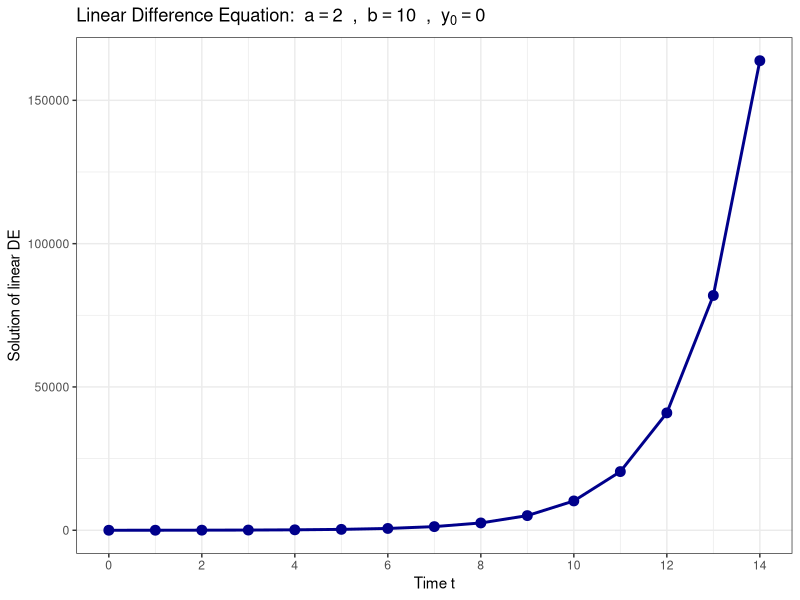
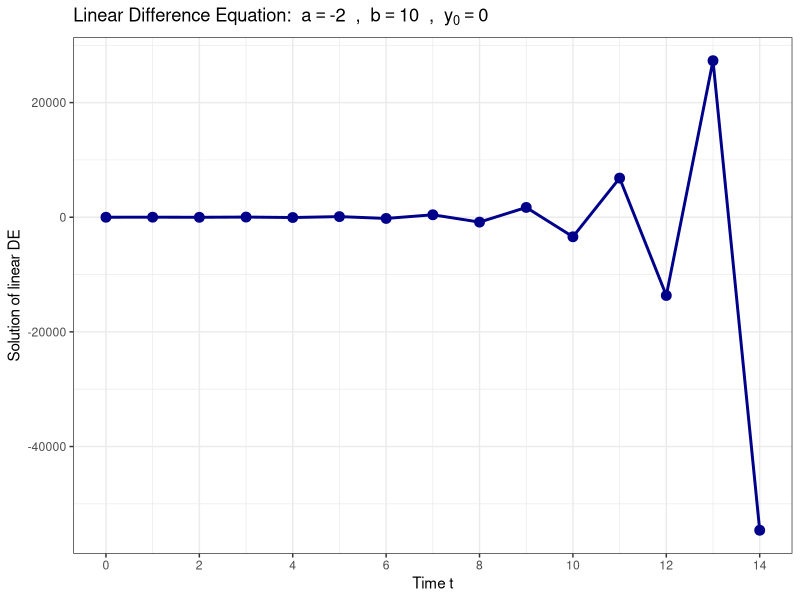
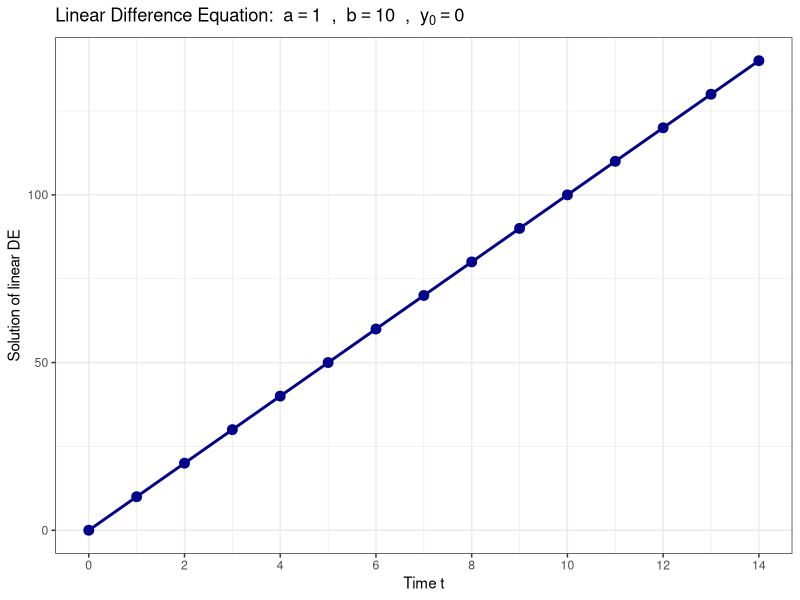
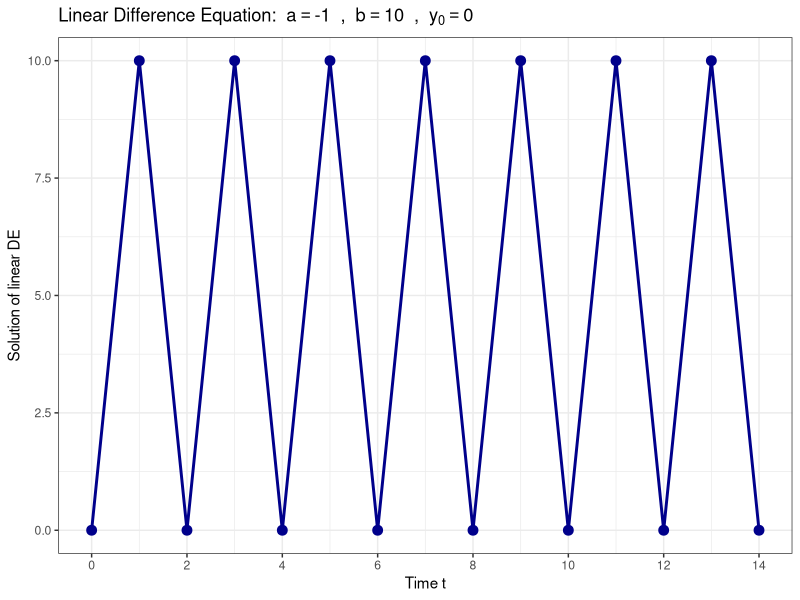
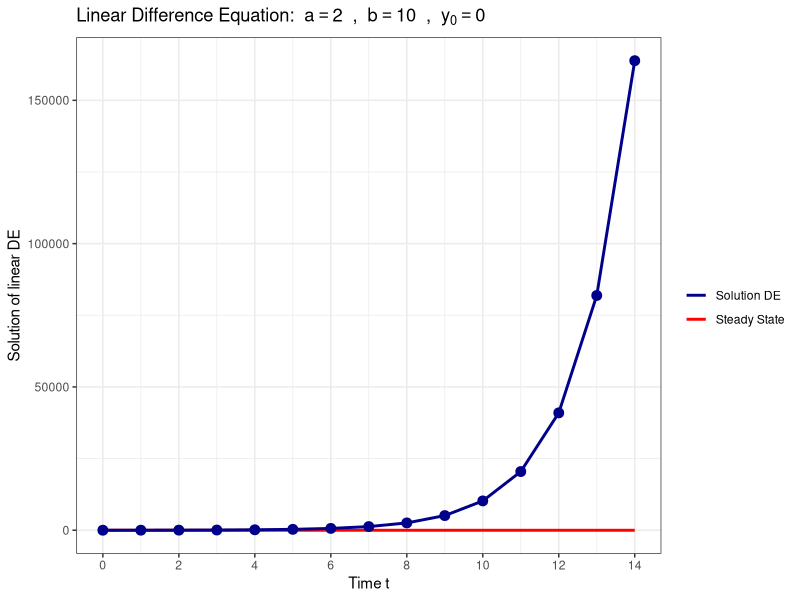
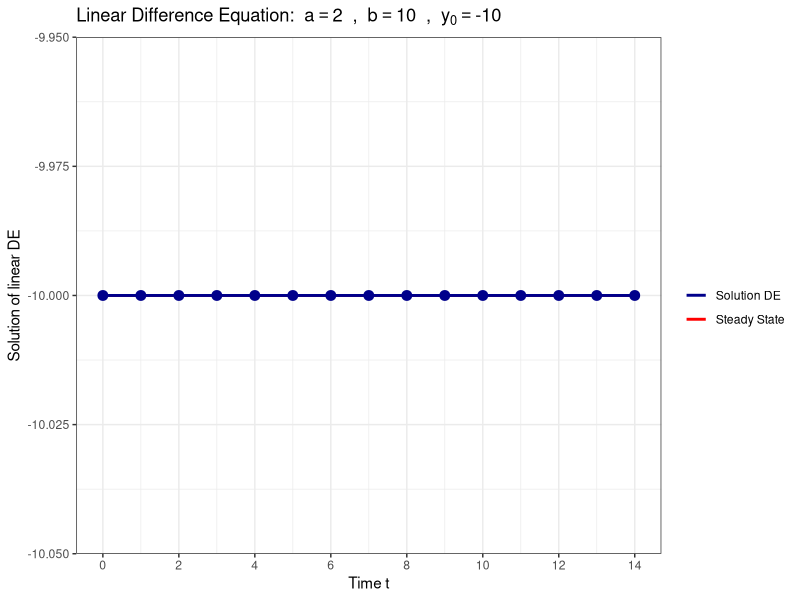
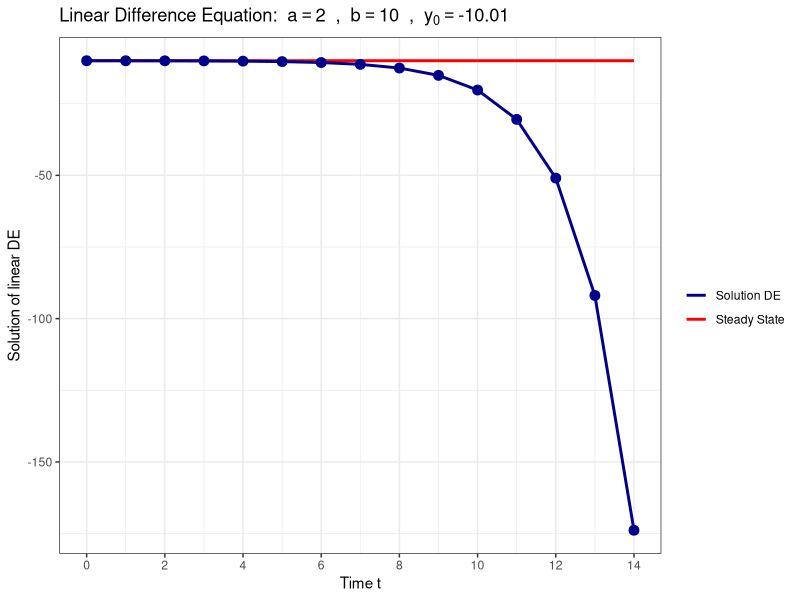
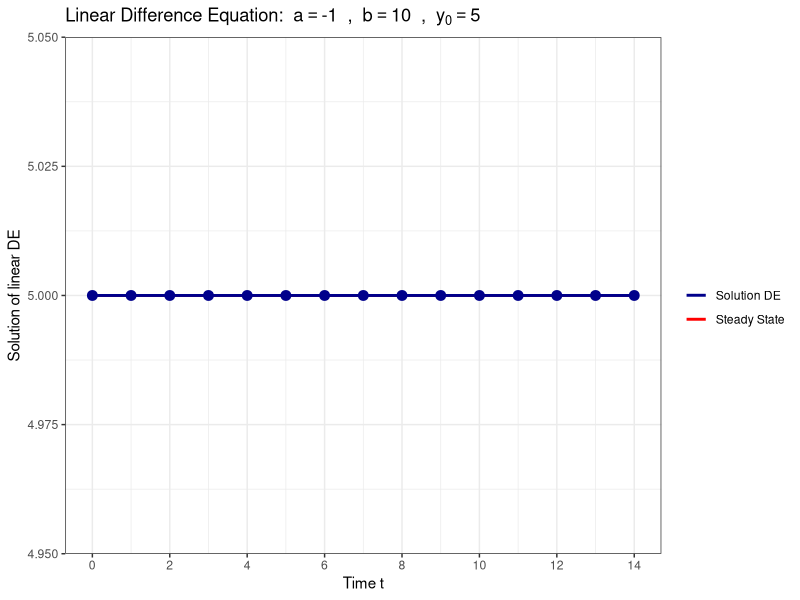

These figures' R source, in order:
#######################################
### Linear Difference Equations
#######################################

# Clear the workspace and load libraries
rm(list = ls())
library(reshape2)
library(base)
library(ggplot2)
library(grid)
library(stringr)
library(tidyverse)


########### 
# Iterates forward a difference equation with known starting value
#     y_0 : starting value
#     a,b : parameters of the difference equation
#     T   : for how many periods to iterate
########### 
diff_eq <- function(y_0, a, b, T) {
  y <- y_0
  for (t in 2:(T+1)) {
      y[t] = a*y[t-1] + b
  }
  return(y)
} 


########### 
# Plots a forward simulated difference equation
#     y_0 : starting value
#     a,b : parameters of the difference equation
#     T   : for how many periods to iterate
###########
plot_diff <- function(y_0, a, b, T) {
  
  # simulate equation forward
  y <- diff_eq(y_0, a, b, T)
  
  # generate plotting data
  dat <- data.frame(
    time = seq(0, T, 1),
    DE = y
  )
  
  # now generate the plot
  myplot <- ggplot(data=dat) + 
    geom_line(aes(x=time, y=DE), color= "darkblue", size=1) +
    geom_point(aes(x=time, y=DE), color= "darkblue", size=3, show.legend = FALSE) +
    coord_cartesian(xlim=c(0, T)) + 
    scale_x_continuous(breaks=seq(0, T, 2)) +
    labs(x = "Time t",
         y = "Solution of linear DE",
         title= bquote("Linear Difference Equation: " ~ a == .(a) ~ " , " ~ b == .(b) ~ " , " ~ y[0] == .(y_0))) +
    theme_bw()
  
  # print the plot
  print(myplot)
}


########### 
# Plots a forward simulated difference equation (incl. steady state)
#     y_0 : starting value
#     a,b : parameters of the difference equation
#     T   : for how many periods to iterate
########### 
plot_diff_steady <- function(y_0, a, b, T) {

  # simulate equation forward
  y <- diff_eq(y_0, a, b, T)
  
  # generate plotting data
  dat <- data.frame(
    time = seq(0, T, 1),
    DE = y,
    stst= array(b/(1-a), c(T+1))
  )
  
  # now generate the plot
  myplot <- ggplot(data=dat) + 
    geom_line(aes(x=time, y=stst, color="Steady State"), size=1) +
    geom_line(aes(x=time, y=DE, color="Solution DE"), size=1) +
    geom_point(aes(x=time, y=DE), color="darkblue", size=3, show.legend = FALSE) +
    scale_color_manual(name = "", values = c("Steady State"="red", "Solution DE"="darkblue")) +
    coord_cartesian(xlim=c(0, T)) + 
    scale_x_continuous(breaks=seq(0, T, 2)) +
    labs(x = "Time t",
         y = "Solution of linear DE",
         title= bquote("Linear Difference Equation: " ~ a == .(a) ~ " , " ~ b == .(b) ~ " , " ~ y[0] == .(y_0))) +
    theme_bw()
  
  # print the plot
  print(myplot)
}



########### 
# Generate different plots
########### 

T = 14;

# Values 1
a = 2 ; b = 10 ; y_0 = 0
plot_diff(y_0, a, b, T)

# Values 2
a = -2 ; b = 10 ; y_0 = 0
plot_diff(y_0, a, b, T)

# Values 3
a = 1; b = 10 ; y_0 = 0
plot_diff(y_0, a, b, T)

# Values 4
a = -1; b = 10 ; y_0 = 0
plot_diff(y_0, a, b, T)

# Values 5
a = 2 ; b = 10 ; y_0 = 0
plot_diff_steady(y_0, a, b, T)

# Values 6
a = 2 ; b = 10 ; y_0 = b/(1-a)
plot_diff_steady(y_0, a, b, T)

# Values 7
a = 2 ; b = 10 ; y_0 = b/(1-a)-0.01
plot_diff_steady(y_0, a, b, T)

# Values 8
a = -1; b = 10 ; y_0 = b/(1-a)
plot_diff_steady(y_0, a, b, T)

# Values 9
a = -1; b = 10 ; y_0 = b/(1-a)-1
plot_diff_steady(y_0, a, b, T)

# Values 10
a = 0.75; b = 10 ; y_0 = 500
plot_diff_steady(y_0, a, b, T)

# Values 11
a = 0.50; b = 10 ; y_0 = 0
plot_diff_steady(y_0, a, b, T)

# Values 12
a = 0.25; b = 10 ; y_0 = 0
plot_diff_steady(y_0, a, b, T)

# Values 13
a = -0.75; b = 10 ; y_0 = 0
plot_diff_steady(y_0, a, b, T)

# Values 14
a = -0.50; b = 10 ; y_0 = 0
plot_diff_steady(y_0, a, b, T)

# Values 15
a = -0.25; b = 10 ; y_0 = 0
plot_diff_steady(y_0, a, b, T)
